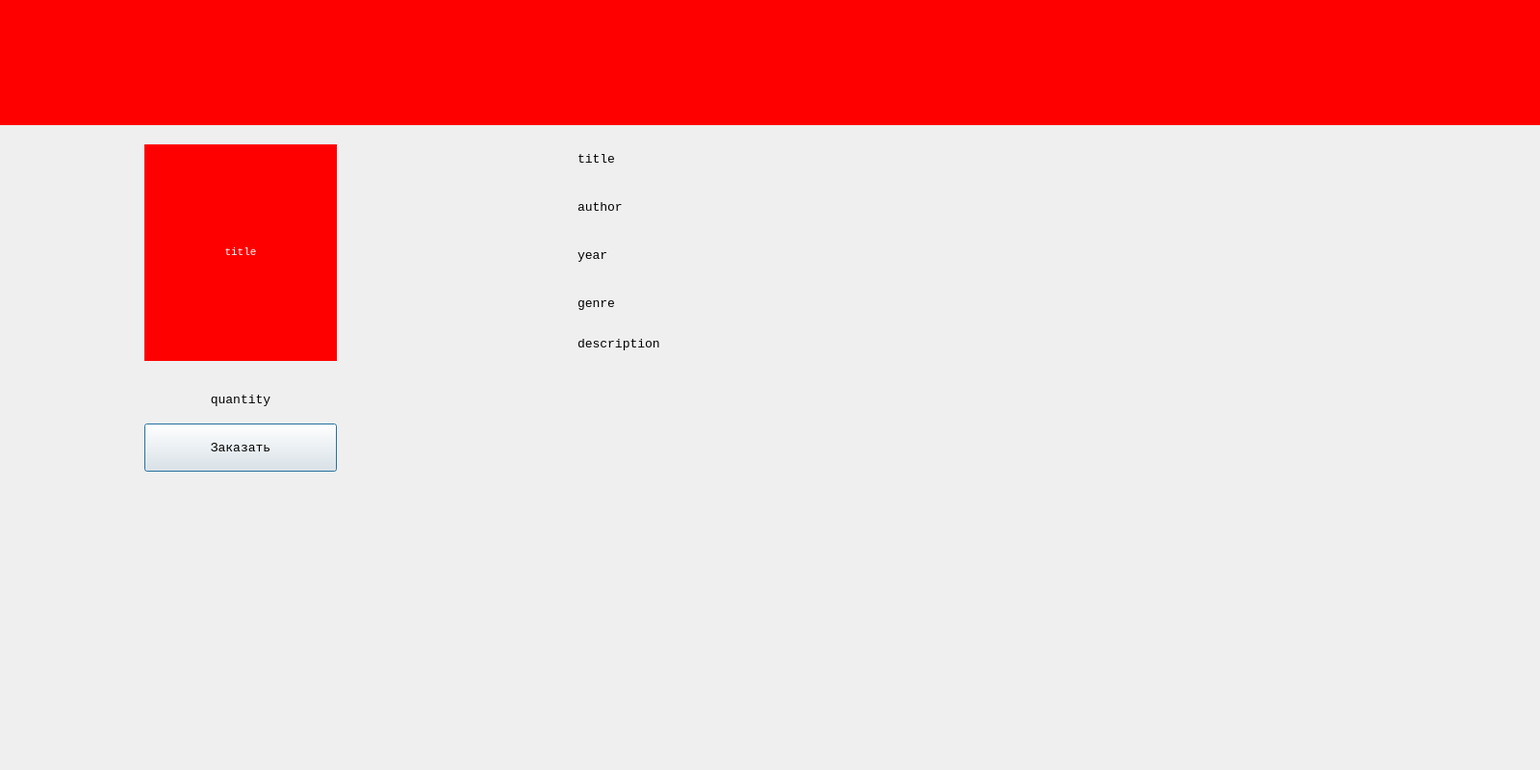
<?xml version="1.0" encoding="UTF-8"?>
<ui version="4.0">
 <class>Dialog</class>
 <widget class="QDialog" name="Dialog">
  <property name="geometry">
   <rect>
    <x>0</x>
    <y>0</y>
    <width>1600</width>
    <height>800</height>
   </rect>
  </property>
  <property name="font">
   <font>
    <family>Consolas</family>
    <pointsize>10</pointsize>
   </font>
  </property>
  <property name="windowTitle">
   <string>Dialog</string>
  </property>
  <widget class="QLabel" name="D1head_label">
   <property name="geometry">
    <rect>
     <x>0</x>
     <y>0</y>
     <width>1600</width>
     <height>130</height>
    </rect>
   </property>
   <property name="styleSheet">
    <string notr="true">background-color: rgb(255, 0, 0);</string>
   </property>
   <property name="text">
    <string/>
   </property>
  </widget>
  <widget class="QLabel" name="D1booker_label">
   <property name="geometry">
    <rect>
     <x>0</x>
     <y>0</y>
     <width>300</width>
     <height>130</height>
    </rect>
   </property>
   <property name="text">
    <string/>
   </property>
   <property name="pixmap">
    <pixmap>logo.png</pixmap>
   </property>
  </widget>
  <widget class="QLabel" name="img">
   <property name="geometry">
    <rect>
     <x>150</x>
     <y>150</y>
     <width>200</width>
     <height>225</height>
    </rect>
   </property>
   <property name="font">
    <font>
     <family>Consolas</family>
     <pointsize>14</pointsize>
    </font>
   </property>
   <property name="styleSheet">
    <string notr="true">background-color: rgb(255, 0, 0);
color: rgb(255, 255, 255);</string>
   </property>
   <property name="text">
    <string notr="true">&lt;!DOCTYPE HTML PUBLIC &quot;-//W3C//DTD HTML 4.0//EN&quot; &quot;http://www.w3.org/TR/REC-html40/strict.dtd&quot;&gt;
&lt;html&gt;&lt;head&gt;&lt;meta name=&quot;qrichtext&quot; content=&quot;1&quot; /&gt;&lt;style type=&quot;text/css&quot;&gt;
p, li { white-space: pre-wrap; }
&lt;/style&gt;&lt;/head&gt;&lt;body style=&quot; font-family:'Consolas'; font-size:14pt; font-weight:400; font-style:normal;&quot;&gt;
&lt;p align=&quot;center&quot; style=&quot; margin-top:12px; margin-bottom:12px; margin-left:0px; margin-right:0px; -qt-block-indent:0; text-indent:0px;&quot;&gt;&lt;span style=&quot; font-family:'MS Shell Dlg 2'; font-size:8pt;&quot;&gt;title&lt;/span&gt;&lt;/p&gt;&lt;/body&gt;&lt;/html&gt;</string>
   </property>
   <property name="textFormat">
    <enum>Qt::AutoText</enum>
   </property>
   <property name="alignment">
    <set>Qt::AlignCenter</set>
   </property>
   <property name="wordWrap">
    <bool>true</bool>
   </property>
  </widget>
  <widget class="QLabel" name="book_title">
   <property name="geometry">
    <rect>
     <x>600</x>
     <y>150</y>
     <width>500</width>
     <height>30</height>
    </rect>
   </property>
   <property name="text">
    <string>title</string>
   </property>
  </widget>
  <widget class="QLabel" name="book_author">
   <property name="geometry">
    <rect>
     <x>600</x>
     <y>200</y>
     <width>500</width>
     <height>30</height>
    </rect>
   </property>
   <property name="text">
    <string>author</string>
   </property>
  </widget>
  <widget class="QLabel" name="book_year">
   <property name="geometry">
    <rect>
     <x>600</x>
     <y>250</y>
     <width>500</width>
     <height>30</height>
    </rect>
   </property>
   <property name="text">
    <string>year</string>
   </property>
  </widget>
  <widget class="QLabel" name="book_genre">
   <property name="geometry">
    <rect>
     <x>600</x>
     <y>300</y>
     <width>500</width>
     <height>30</height>
    </rect>
   </property>
   <property name="text">
    <string>genre</string>
   </property>
  </widget>
  <widget class="QLabel" name="book_description">
   <property name="geometry">
    <rect>
     <x>600</x>
     <y>350</y>
     <width>650</width>
     <height>230</height>
    </rect>
   </property>
   <property name="toolTip">
    <string>&lt;html&gt;&lt;head/&gt;&lt;body&gt;&lt;p&gt;&lt;br/&gt;&lt;/p&gt;&lt;/body&gt;&lt;/html&gt;</string>
   </property>
   <property name="text">
    <string>description</string>
   </property>
   <property name="textFormat">
    <enum>Qt::AutoText</enum>
   </property>
   <property name="alignment">
    <set>Qt::AlignLeading|Qt::AlignLeft|Qt::AlignTop</set>
   </property>
   <property name="wordWrap">
    <bool>true</bool>
   </property>
  </widget>
  <widget class="QLabel" name="book_quantity">
   <property name="geometry">
    <rect>
     <x>150</x>
     <y>400</y>
     <width>200</width>
     <height>30</height>
    </rect>
   </property>
   <property name="font">
    <font>
     <pointsize>10</pointsize>
    </font>
   </property>
   <property name="text">
    <string>quantity</string>
   </property>
   <property name="alignment">
    <set>Qt::AlignCenter</set>
   </property>
  </widget>
  <widget class="QPushButton" name="order_button">
   <property name="geometry">
    <rect>
     <x>150</x>
     <y>440</y>
     <width>200</width>
     <height>50</height>
    </rect>
   </property>
   <property name="text">
    <string>Заказать</string>
   </property>
  </widget>
 </widget>
 <resources/>
 <connections/>
</ui>
